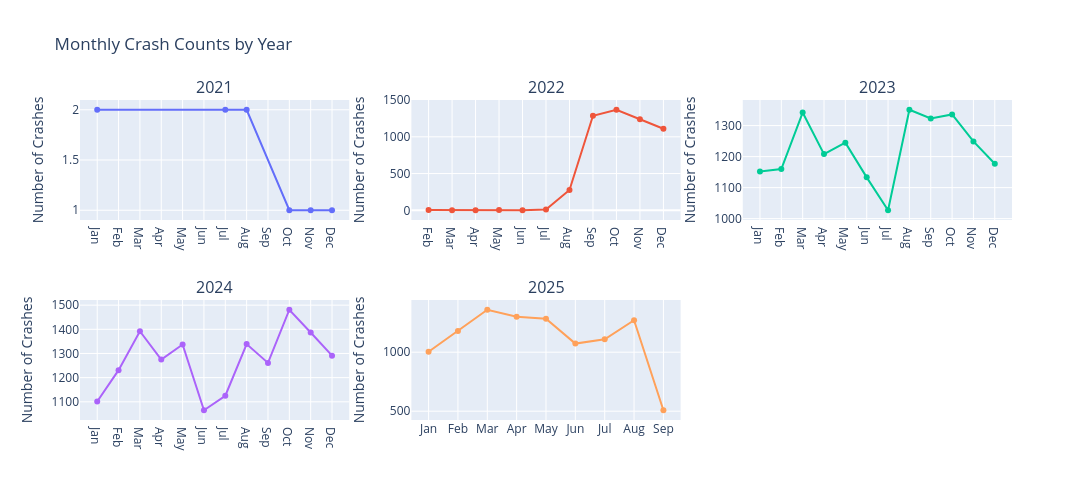

Notebook code for this chart:
### Code cell
monthly_counts = df.groupby(['crash_year', 'crash_month']).size().reset_index(name='count')

# Get the list of unique years
unique_years = sorted(monthly_counts['crash_year'].unique())
num_years = len(unique_years)

# Define the grid layout (e.g., 3 columns per row)
grid_cols = 3
grid_rows = math.ceil(num_years / grid_cols)

# Create an empty figure with a grid of subplots
fig = make_subplots(
    rows=grid_rows,
    cols=grid_cols,
    subplot_titles=[str(y) for y in unique_years] # Use years as subplot titles
)

# --- 2. Loop and Add Traces ---
for i, year in enumerate(unique_years):
    # Calculate the row and column for the current subplot (1-indexed)
    row = (i // grid_cols) + 1
    col = (i % grid_cols) + 1
    
    # Filter data for the current year
    df_year = monthly_counts[monthly_counts['crash_year'] == year]
    
    # Add a line trace to the appropriate subplot
    fig.add_trace(
        go.Scatter(
            x=df_year['crash_month'],
            y=df_year['count'],
            mode='lines+markers',
            name=str(year)
        ),
        row=row,
        col=col
    )

# --- 3. Customize Layout ---
fig.update_layout(
    title_text='Monthly Crash Counts by Year',
    height=500,
    width=1200,
    showlegend=False # Hide the legend as subplot titles are sufficient
)

# Update all x-axes to show month names
month_names = ['Jan', 'Feb', 'Mar', 'Apr', 'May', 'Jun', 'Jul', 'Aug', 'Sep', 'Oct', 'Nov', 'Dec']
fig.update_xaxes(
    # title_text='Month',
    tickmode='array',
    tickvals=list(range(1, 13)),
    ticktext=month_names
)

# Update all y-axes to have a title
fig.update_yaxes(title_text='Number of Crashes')
fig.show()

### Figure 1 — Plotly figure (JSON) as saved in the notebook; plotly's stock layout.template omitted (floating-point values rounded to 4 significant figures)
{"data": [{"mode": "lines+markers", "name": "2021", "type": "scatter", "x": [1, 7, 8, 10, 11, 12], "xaxis": "x", "y": [2, 2, 2, 1, 1, 1], "yaxis": "y"}, {"mode": "lines+markers", "name": "2022", "type": "scatter", "x": [2, 3, 4, 5, 6, 7, 8, 9, 10, 11, 12], "xaxis": "x2", "y": [3, 1, 1, 3, 1, 10, 276, 1287, 1368, 1239, 1109], "yaxis": "y2"}, {"mode": "lines+markers", "name": "2023", "type": "scatter", "x": [1, 2, 3, 4, 5, 6, 7, 8, 9, 10, 11, 12], "xaxis": "x3", "y": [1152, 1160, 1342, 1208, 1245, 1133, 1027, 1351, 1323, 1336, 1249, 1177], "yaxis": "y3"}, {"mode": "lines+markers", "name": "2024", "type": "scatter", "x": [1, 2, 3, 4, 5, 6, 7, 8, 9, 10, 11, 12], "xaxis": "x4", "y": [1101, 1231, 1392, 1275, 1337, 1065, 1125, 1339, 1261, 1481, 1387, 1291], "yaxis": "y4"}, {"mode": "lines+markers", "name": "2025", "type": "scatter", "x": [1, 2, 3, 4, 5, 6, 7, 8, 9], "xaxis": "x5", "y": [1004, 1179, 1360, 1301, 1284, 1073, 1110, 1271, 508], "yaxis": "y5"}], "layout": {"annotations": [{"font": {"size": 16}, "showarrow": false, "text": "2021", "x": 0.1444, "xanchor": "center", "xref": "paper", "y": 1, "yanchor": "bottom", "yref": "paper"}, {"font": {"size": 16}, "showarrow": false, "text": "2022", "x": 0.5, "xanchor": "center", "xref": "paper", "y": 1, "yanchor": "bottom", "yref": "paper"}, {"font": {"size": 16}, "showarrow": false, "text": "2023", "x": 0.8556, "xanchor": "center", "xref": "paper", "y": 1, "yanchor": "bottom", "yref": "paper"}, {"font": {"size": 16}, "showarrow": false, "text": "2024", "x": 0.1444, "xanchor": "center", "xref": "paper", "y": 0.375, "yanchor": "bottom", "yref": "paper"}, {"font": {"size": 16}, "showarrow": false, "text": "2025", "x": 0.5, "xanchor": "center", "xref": "paper", "y": 0.375, "yanchor": "bottom", "yref": "paper"}], "height": 500, "showlegend": false, "title": {"text": "Monthly Crash Counts by Year"}, "width": 1200, "xaxis": {"anchor": "y", "domain": [0, 0.2889], "tickmode": "array", "ticktext": ["Jan", "Feb", "Mar", "Apr", "May", "Jun", "Jul", "Aug", "Sep", "Oct", "Nov", "Dec"], "tickvals": [1, 2, 3, 4, 5, 6, 7, 8, 9, 10, 11, 12]}, "xaxis2": {"anchor": "y2", "domain": [0.3556, 0.6444], "tickmode": "array", "ticktext": ["Jan", "Feb", "Mar", "Apr", "May", "Jun", "Jul", "Aug", "Sep", "Oct", "Nov", "Dec"], "tickvals": [1, 2, 3, 4, 5, 6, 7, 8, 9, 10, 11, 12]}, "xaxis3": {"anchor": "y3", "domain": [0.7111, 1], "tickmode": "array", "ticktext": ["Jan", "Feb", "Mar", "Apr", "May", "Jun", "Jul", "Aug", "Sep", "Oct", "Nov", "Dec"], "tickvals": [1, 2, 3, 4, 5, 6, 7, 8, 9, 10, 11, 12]}, "xaxis4": {"anchor": "y4", "domain": [0, 0.2889], "tickmode": "array", "ticktext": ["Jan", "Feb", "Mar", "Apr", "May", "Jun", "Jul", "Aug", "Sep", "Oct", "Nov", "Dec"], "tickvals": [1, 2, 3, 4, 5, 6, 7, 8, 9, 10, 11, 12]}, "xaxis5": {"anchor": "y5", "domain": [0.3556, 0.6444], "tickmode": "array", "ticktext": ["Jan", "Feb", "Mar", "Apr", "May", "Jun", "Jul", "Aug", "Sep", "Oct", "Nov", "Dec"], "tickvals": [1, 2, 3, 4, 5, 6, 7, 8, 9, 10, 11, 12]}, "xaxis6": {"anchor": "y6", "domain": [0.7111, 1], "tickmode": "array", "ticktext": ["Jan", "Feb", "Mar", "Apr", "May", "Jun", "Jul", "Aug", "Sep", "Oct", "Nov", "Dec"], "tickvals": [1, 2, 3, 4, 5, 6, 7, 8, 9, 10, 11, 12]}, "yaxis": {"anchor": "x", "domain": [0.625, 1], "title": {"text": "Number of Crashes"}}, "yaxis2": {"anchor": "x2", "domain": [0.625, 1], "title": {"text": "Number of Crashes"}}, "yaxis3": {"anchor": "x3", "domain": [0.625, 1], "title": {"text": "Number of Crashes"}}, "yaxis4": {"anchor": "x4", "domain": [0, 0.375], "title": {"text": "Number of Crashes"}}, "yaxis5": {"anchor": "x5", "domain": [0, 0.375], "title": {"text": "Number of Crashes"}}, "yaxis6": {"anchor": "x6", "domain": [0, 0.375], "title": {"text": "Number of Crashes"}}}}
